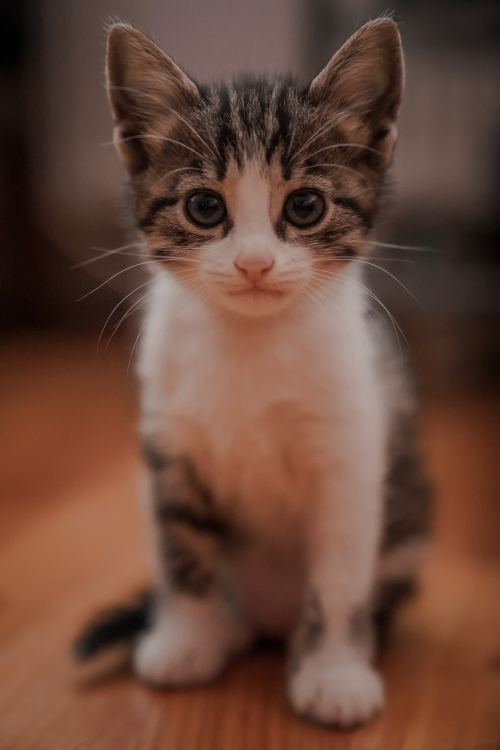
#> input picture photo.jpg, 1000 x 1500 px, found by its file name (shown at 1/2 size)
$ python effects.py
#> lines starting #> are read from the running program, lines starting #| are printed output that depends on the picture; after the words box and inside, x2 and y2 are one past the last pixel; in counts of white or black regions, pixels touching at a corner belong together
import cv2 as cv

img = cv.imread('./opencv/photo.jpg')
#> img is the input picture: shape (1500, 1000, 3); mean B, G, R 56.9, 70.7, 104.6
cv.imshow('Original', img)

#grayscale
gray = cv.cvtColor(img, cv.COLOR_BGR2GRAY)
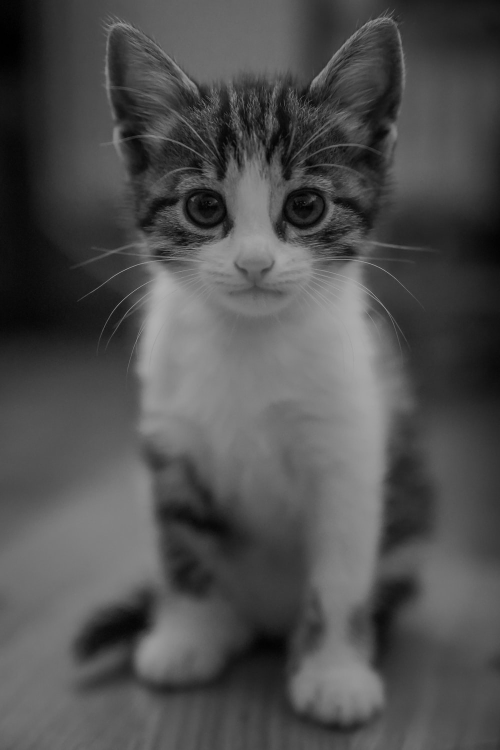
#> gray: shape (1500, 1000) (shown at 1/2 size); min 0, max 178, mean 79.3
cv.imshow('Original', gray)

#blur
blur = cv.GaussianBlur(img, (7,7), cv.BORDER_DEFAULT)
cv.imshow('Original', blur)

#edge cascade
canny = cv.Canny(img, 125, 175)
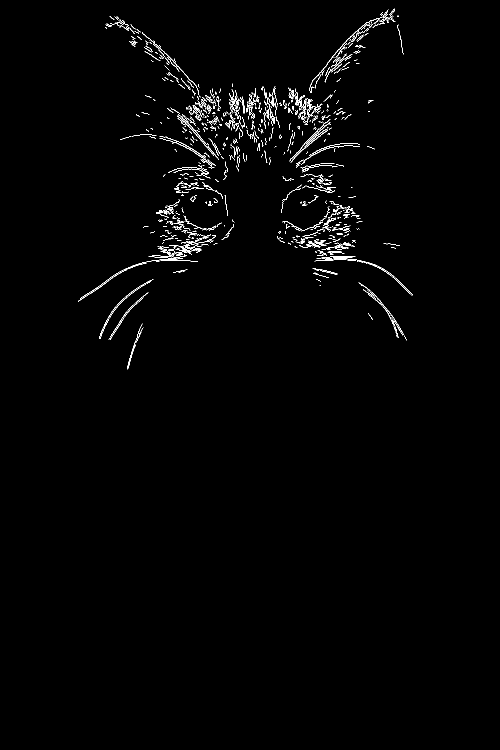
#> canny: shape (1500, 1000) (shown at 1/2 size); 1.1% white in thin lines or dots, all inside (x1, y1, x2, y2) = (156, 17, 826, 739)
cv.imshow('Original', canny)

#dilate image
dilated = cv.dilate(canny, (7,7), iterations=1)
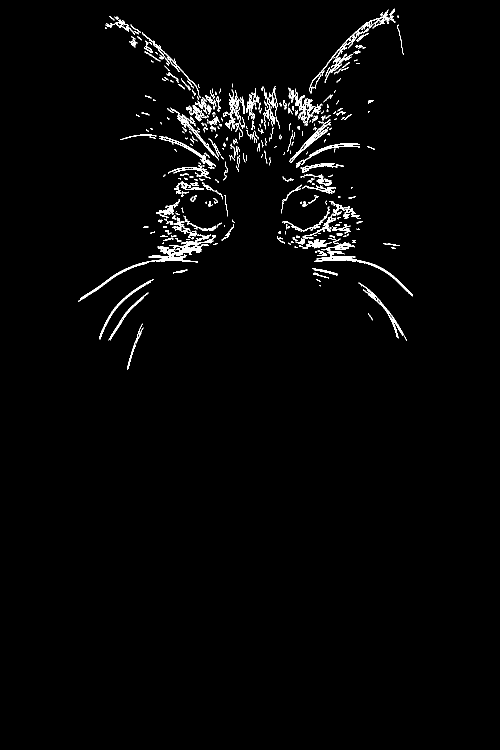
#> dilated: shape (1500, 1000) (shown at 1/2 size); 1.8% white in thin lines or dots, all inside (x1, y1, x2, y2) = (156, 17, 826, 740)
cv.imshow('Original', dilated)

#eroding
eroded = cv.erode(dilated, (3,3), iterations=1)
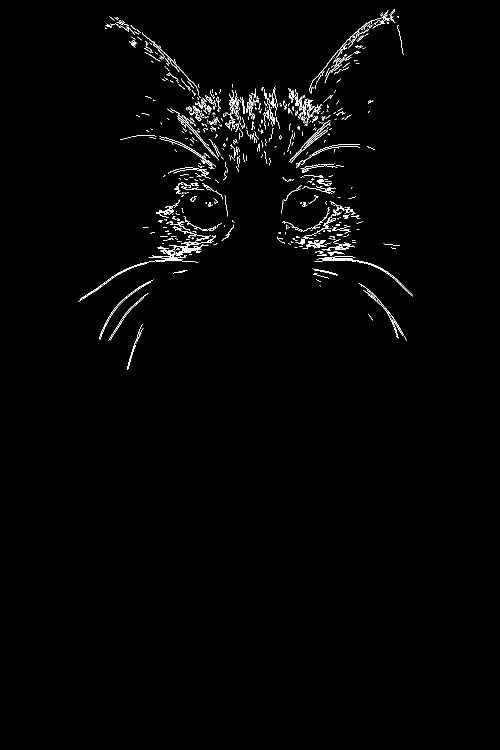
#> eroded: shape (1500, 1000) (shown at 1/2 size); 1.2% white in thin lines or dots, all inside (x1, y1, x2, y2) = (156, 18, 826, 740)
cv.imshow('Original', eroded)

#resize
resize = cv.resize(img, (500,500), interpolation=cv.INTER_AREA) #cubic, linear
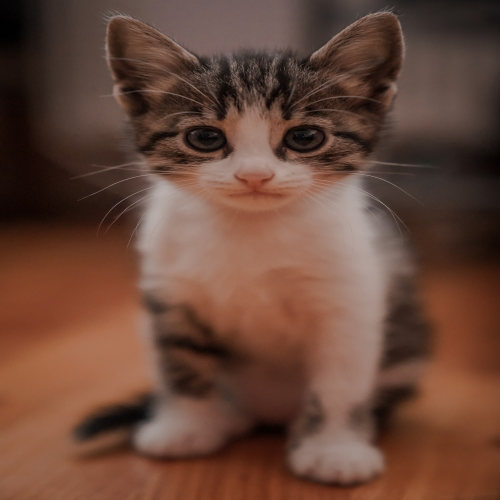
#> resize: shape (500, 500, 3); mean B, G, R 56.9, 70.7, 104.6
cv.imshow('Original', resize)

#cropping
cropped = img[50:200, 200:400]
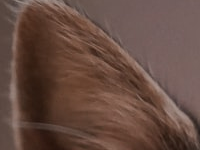
#> cropped: shape (150, 200, 3); mean B, G, R 65.9, 75.7, 102.2
cv.imshow('Original', cropped)

cv.waitKey(0)
